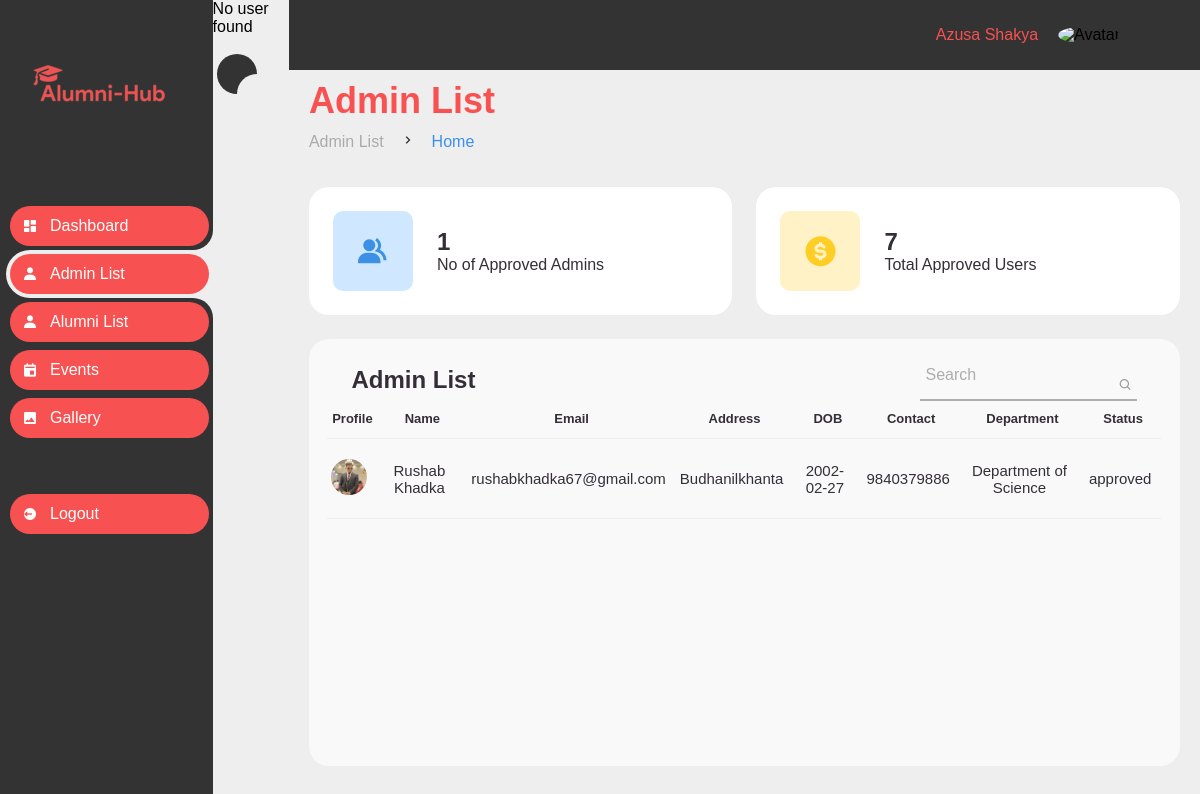
Screenshot of /DB_Admin/admin_list.php (signed in) with the database file from the repository.
### tables this page shows
CREATE TABLE `users` (
  `user_id` int(11) NOT NULL,
  `user_name` varchar(40) NOT NULL,
  `email` varchar(40) NOT NULL,
  `password` varchar(300) NOT NULL,
  `reset_token_hash` varchar(200) DEFAULT NULL,
  `reset_token_expires_at` datetime DEFAULT NULL,
  `address` varchar(40) NOT NULL,
  `DOB` date NOT NULL,
  `phone_no` varchar(15) NOT NULL,
  `bio` varchar(500) NOT NULL DEFAULT 'Write about Yourself:',
  `image` varchar(200) NOT NULL,
  `status` varchar(20) NOT NULL DEFAULT 'pending'
);

CREATE TABLE `departments` (
  `d_id` int(11) NOT NULL,
  `department` varchar(30) NOT NULL
);

### DB_Admin/admin_list.php (called while the page is built)
<?php
require_once('../DB_Superadmin/admin_list.php');
?>

### DB_superAdmin/admin_list.php (the view, shortened to what this page needs)
<?php
require_once('dashboard_template.php');
?>
<section class="right-lower">
    <main>
        <div class="head-title">
            <div class="left">
                <h1>Admin List</h1>
                <ul class="breadcrumb">
                    <li>
                        <a href="#">Admin List</a>
                    </li>
                    <li><i class='bx bx-chevron-right'></i></li>
                    <li>
                        <a class="active" href="../Landing_pages/index.php">Home</a>
                    </li>
                </ul>
            </div>
        </div>
        <ul class="box-info">
            <?php
            include "../connect.php";
            $adminQuery = "SELECT COUNT(*) as admin_count FROM role
            JOIN role_junction ON role_junction.role_id = role.role_id
            JOIN users on role_junction.user_id = users.user_id
            WHERE role.role = 'admin' AND users.status = 'approved'";
            $result = mysqli_query($conn, $adminQuery);
            $adminCount = $result->fetch_assoc()['admin_count'];
            $totalQuery = "SELECT COUNT(*) as total_count FROM users
            JOIN role_junction ON role_junction.user_id = users.user_id
            JOIN role on role.role_id = role_junction.role_id
            WHERE users.status = 'approved' AND role.role != 'super_admin' ";
            $result = mysqli_query($conn, $totalQuery);
            $totalCount = $result->fetch_assoc()['total_count'];
            ?>
            <li>
                <i class='bx bxs-group'></i>
                <span class="text">
                    <h3>
                        <?php echo $adminCount; ?>
                    </h3>
                    <p>No of Approved Admins</p>
                </span>
            </li>
            <li>
                <i class='bx bxs-dollar-circle'></i>
                <span class="text">
                    <h3>
                        <?php echo $totalCount; ?>
                    </h3>
                    <p>Total Approved Users</p>
                </span>
            </li>
        </ul>
        <?php
        include "../connect.php";
        $sqlAdmin = "SELECT * FROM users
                    JOIN admins ON admins.user_id = users.user_id
                    JOIN departments on departments.d_id = admins.d_id
                    JOIN role_junction on role_junction.user_id = users.user_id
                    JOIN role ON role_junction.role_id = role.role_id
                    WHERE role.role = 'admin' AND users.status = 'approved'";
        $resultAdmin = mysqli_query($conn, $sqlAdmin);
        if ($resultAdmin) {
            $adminRecords = array();
            if (mysqli_num_rows($resultAdmin) > 0) {
                $i = 0;
                while ($row = mysqli_fetch_assoc($resultAdmin)) {
                    $adminRecords[$i] = array(
                        "user_id" => $row['user_id'],
                        "d_id" => $row['d_id'],
                        "role_id" => $row['role_id'],
                        "user_name" => $row['user_name'],
                        "email" => $row['email'],
                        "address" => $row['address'],
                        "DOB" => $row['DOB'],
                        "phone_no" => $row['phone_no'],
                        "status" => $row['status'],
                        "department" => $row['department'],
                        "role" => $row['role'],
                        "image" => $row['image'],
                    );
                    $i++;
                }
            }
            ?>
            <div class="table-data">
                <div class="order">
                    <div class="container1">
                        <div class="center1">
                            <div class="head">
                                <h3>Admin List</h3>
                                <div class="text1">
                                    <input type="text" id="adminSearchInput" required />
                                    <i class='bx bx-search'></i>
                                    <label>Search</label>
                                </div>
                            </div>
                            <table>
                                <tr>
                                    <th>Profile</th>
                                    <th>Name</th>
                                    <th>Email</th>
                                    <th>Address</th>
                                    <th>DOB</th>
                                    <th>Contact</th>
                                    <th>Department</th>
                                    <th>Status</th>
                                </tr>
                                <tbody id="adminTableBody">
                                    <?php
                                    if (empty($adminRecords)) {
                                        echo "<tr><td colspan='8'>No Admin Record Available.</td></tr>";
                                    } else {
                                        foreach ($adminRecords as $record) { ?>
                                            <tr>
                                                <td>
                                                    <img src="<?php echo "../images/profile/" . $record['image'] ?>">
                                                </td>
                                                <td>
                                                    <?= $record['user_name'] ?>
                                                </td>
                                                <td>
                                                    <?= $record['email'] ?>
                                                </td>
                                                <td>
                                                    <?= $record['address'] ?>
                                                </td>
                                                <td>
                                                    <?= $record['DOB'] ?>
                                                </td>
                                                <td>
                                                    <?= $record['phone_no'] ?>
                                                </td>
                                                <td>
                                                    <?= $record['department'] ?>
                                                </td>
                                                <td>
                                                    <?= $record['status'] ?>
                                                </td>
                                            </tr>
                                        <?php }
                                    } ?>
                                </tbody>
                            </table>
                            <?php
        } else {
            echo "Error: " . mysqli_error($conn);
        } ?>
                    </div>
                </div>
            </div>
        </div>
    </main>
</section>
</section>
</section>
</div>
</body>
</html>

### DB_superAdmin/Dashboard.css (style rules this page uses)
* { margin: 0; padding: 0; box-sizing: border-box; font-family: 'poppins', sans-serif; }
* { scroll-behavior: smooth; }
html { background-color: var(--grey); }
.right-lower { height: 726px; overflow: auto; }
.right-lower .head-title .left h1 { font-family: 'poppins', sans-serif; color: #F85151; }
.container1 { display: flex; justify-content: center; flex-wrap: wrap; align-content: center; }
.center1 { width: 98%; border-radius: 10px; }
a { text-decoration: none; }
li { list-style: none; }
:root { --poppins: 'Poppins', sans-serif; --lato: 'Lato', sans-serif; --light: #F9F9F9; --blue: #3C91E6; --light-blue: #CFE8FF; --grey: #eee; --dark-grey: #AAAAAA; --dark: #342E37; --red: #DB504A; --yellow: #FFCE26; --light-yellow: #FFF2C6; --orange: #FD7238; --light-orange: #FFE0D3; }
main { width: 100%; padding: 10px 20px; font-family: var(--poppins); }
main .head-title { display: flex; align-items: center; justify-content: space-between; grid-gap: 16px; flex-wrap: wrap; }
main .head-title .left h1 { font-size: 36px; font-weight: 600; margin-bottom: 10px; color: var(--dark); }
main .head-title .left .breadcrumb { display: flex; align-items: center; grid-gap: 16px; }
main .head-title .left .breadcrumb li { color: var(--dark); }
main .head-title .left .breadcrumb li a { color: var(--dark-grey); pointer-events: none; }
main .head-title .left .breadcrumb li a.active { color: var(--blue); pointer-events: unset; }
main .box-info { display: grid; grid-template-columns: repeat(auto-fit, minmax(240px, 1fr)); grid-gap: 24px; margin-top: 36px; }
main .box-info li { padding: 24px; background: #ffffff; border-radius: 20px; display: flex; align-items: center; grid-gap: 24px; }
main .box-info li .bx { width: 80px; height: 80px; border-radius: 10px; font-size: 36px; display: flex; justify-content: center; align-items: center; }
main .box-info li:nth-child(1) .bx { background: var(--light-blue); color: var(--blue); }
main .box-info li:nth-child(2) .bx { background: var(--light-yellow); color: var(--yellow); }
main .box-info li .text h3 { font-size: 24px; font-weight: 600; color: var(--dark); }
main .box-info li .text p { color: var(--dark); }
main .table-data { display: flex; flex-wrap: wrap; grid-gap: 24px; margin-top: 24px; width: 100%; color: var(--dark); }
main .table-data>div { border-radius: 20px; background: var(--light); padding: 10px; margin-bottom: 35px; height: 427px; overflow-x: auto; }
main .table-data .head { display: flex; align-items: center; grid-gap: 16px; margin: 10px 24px 10px 24px; }
main .table-data .head h3 { margin-right: auto; font-size: 24px; font-weight: 600; }
main .table-data .head .bx { cursor: pointer; }
main .table-data .order { width: 100%; }
main .table-data .order table { width: 100%; border-collapse: collapse; }
main .table-data .order table th { padding-bottom: 12px; font-size: 13px; text-align: center; border-bottom: 1px solid var(--grey); }
main .table-data .order table tr td { padding: 20px 10px 20px 4px; font-size: 15px; text-align: center; border-bottom: 1px solid var(--grey); }
main .table-data .order table td img { width: 36px; height: 36px; border-radius: 50%; object-fit: cover; }
.text1 { position: relative; border-bottom: 2px solid #adadad; }
.text1 input { width: 100%; padding: 0 5px; height: 40px; font-size: 16px; border: none; background: none; outline: none; }
.text1 i { right: 5px; top: 26px; font-size: 14px; color: #999; cursor: pointer; position: absolute; transform: translateY(-50%); }
.text1 label { position: absolute; top: 40%; left: 5px; color: #adadad; transform: translateY(-50%); font-size: 16px; pointer-events: none; transition: .5s; }

### rows the page displays
users: image (picture), user_name "Rushab Khadka", email "rushabkhadka67@gmail.com", address "Budhanilkhanta", DOB "2002-02-27", phone_no "9840379886", departments.department "Department of Science", status "approved"

### other values shown
$_SESSION['username'] "Azusa Shakya"
$adminCount "1"
$totalCount "7"
